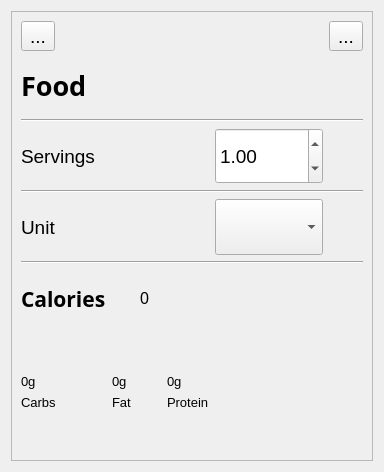
<?xml version="1.0" encoding="UTF-8"?>
<ui version="4.0">
 <class>FoodServingEdit</class>
 <widget class="QDialog" name="FoodServingEdit">
  <property name="geometry">
   <rect>
    <x>0</x>
    <y>0</y>
    <width>384</width>
    <height>472</height>
   </rect>
  </property>
  <property name="font">
   <font>
    <pointsize>14</pointsize>
   </font>
  </property>
  <property name="windowTitle">
   <string>Dialog</string>
  </property>
  <layout class="QGridLayout" name="gridLayout">
   <item row="0" column="0">
    <widget class="QScrollArea" name="scrollArea">
     <property name="widgetResizable">
      <bool>true</bool>
     </property>
     <widget class="QWidget" name="scrollAreaWidgetContents">
      <property name="geometry">
       <rect>
        <x>0</x>
        <y>0</y>
        <width>364</width>
        <height>452</height>
       </rect>
      </property>
      <layout class="QGridLayout" name="gridLayout_2">
       <item row="0" column="0">
        <widget class="QToolButton" name="reject">
         <property name="text">
          <string>...</string>
         </property>
         <property name="icon">
          <iconset theme="QIcon::ThemeIcon::GoPrevious"/>
         </property>
        </widget>
       </item>
       <item row="0" column="5">
        <widget class="QToolButton" name="accept">
         <property name="text">
          <string>...</string>
         </property>
         <property name="icon">
          <iconset theme="QIcon::ThemeIcon::GoNext"/>
         </property>
        </widget>
       </item>
       <item row="1" column="0">
        <widget class="QLabel" name="food">
         <property name="sizePolicy">
          <sizepolicy hsizetype="Preferred" vsizetype="Preferred">
           <horstretch>0</horstretch>
           <verstretch>0</verstretch>
          </sizepolicy>
         </property>
         <property name="font">
          <font>
           <family>Noto Sans</family>
           <pointsize>20</pointsize>
           <bold>true</bold>
          </font>
         </property>
         <property name="frameShape">
          <enum>QFrame::Shape::NoFrame</enum>
         </property>
         <property name="text">
          <string>Food</string>
         </property>
        </widget>
       </item>
       <item row="2" column="0" colspan="6">
        <widget class="Line" name="line">
         <property name="orientation">
          <enum>Qt::Orientation::Horizontal</enum>
         </property>
        </widget>
       </item>
       <item row="3" column="0">
        <widget class="QLabel" name="label_2">
         <property name="sizePolicy">
          <sizepolicy hsizetype="Preferred" vsizetype="Preferred">
           <horstretch>0</horstretch>
           <verstretch>0</verstretch>
          </sizepolicy>
         </property>
         <property name="text">
          <string>Servings</string>
         </property>
        </widget>
       </item>
       <item row="3" column="4">
        <widget class="QDoubleSpinBox" name="servings">
         <property name="sizePolicy">
          <sizepolicy hsizetype="Minimum" vsizetype="Preferred">
           <horstretch>0</horstretch>
           <verstretch>0</verstretch>
          </sizepolicy>
         </property>
         <property name="maximum">
          <double>99999.000000000000000</double>
         </property>
         <property name="value">
          <double>1.000000000000000</double>
         </property>
        </widget>
       </item>
       <item row="4" column="0" colspan="6">
        <widget class="Line" name="line_2">
         <property name="orientation">
          <enum>Qt::Orientation::Horizontal</enum>
         </property>
        </widget>
       </item>
       <item row="5" column="0">
        <widget class="QLabel" name="label_3">
         <property name="sizePolicy">
          <sizepolicy hsizetype="Preferred" vsizetype="Preferred">
           <horstretch>0</horstretch>
           <verstretch>0</verstretch>
          </sizepolicy>
         </property>
         <property name="text">
          <string>Unit</string>
         </property>
        </widget>
       </item>
       <item row="5" column="4">
        <widget class="QComboBox" name="size">
         <property name="sizePolicy">
          <sizepolicy hsizetype="Preferred" vsizetype="Preferred">
           <horstretch>0</horstretch>
           <verstretch>0</verstretch>
          </sizepolicy>
         </property>
        </widget>
       </item>
       <item row="6" column="0" colspan="6">
        <widget class="Line" name="line_3">
         <property name="orientation">
          <enum>Qt::Orientation::Horizontal</enum>
         </property>
        </widget>
       </item>
       <item row="7" column="0">
        <widget class="QLabel" name="label_4">
         <property name="font">
          <font>
           <family>Noto Sans</family>
           <pointsize>16</pointsize>
           <bold>true</bold>
          </font>
         </property>
         <property name="text">
          <string>Calories</string>
         </property>
        </widget>
       </item>
       <item row="7" column="2">
        <widget class="QLabel" name="calories">
         <property name="font">
          <font>
           <pointsize>12</pointsize>
          </font>
         </property>
         <property name="text">
          <string>0</string>
         </property>
        </widget>
       </item>
       <item row="8" column="0">
        <widget class="QLabel" name="carbs">
         <property name="font">
          <font>
           <pointsize>10</pointsize>
          </font>
         </property>
         <property name="text">
          <string>0g</string>
         </property>
         <property name="alignment">
          <set>Qt::AlignmentFlag::AlignBottom|Qt::AlignmentFlag::AlignLeading|Qt::AlignmentFlag::AlignLeft</set>
         </property>
        </widget>
       </item>
       <item row="8" column="1">
        <widget class="QLabel" name="fat">
         <property name="font">
          <font>
           <pointsize>10</pointsize>
          </font>
         </property>
         <property name="text">
          <string>0g</string>
         </property>
         <property name="alignment">
          <set>Qt::AlignmentFlag::AlignBottom|Qt::AlignmentFlag::AlignLeading|Qt::AlignmentFlag::AlignLeft</set>
         </property>
        </widget>
       </item>
       <item row="8" column="3" colspan="2">
        <widget class="QLabel" name="protein">
         <property name="font">
          <font>
           <pointsize>10</pointsize>
          </font>
         </property>
         <property name="text">
          <string>0g</string>
         </property>
         <property name="alignment">
          <set>Qt::AlignmentFlag::AlignBottom|Qt::AlignmentFlag::AlignLeading|Qt::AlignmentFlag::AlignLeft</set>
         </property>
        </widget>
       </item>
       <item row="9" column="0">
        <widget class="QLabel" name="label_6">
         <property name="font">
          <font>
           <pointsize>10</pointsize>
          </font>
         </property>
         <property name="text">
          <string>Carbs</string>
         </property>
         <property name="alignment">
          <set>Qt::AlignmentFlag::AlignLeading|Qt::AlignmentFlag::AlignLeft|Qt::AlignmentFlag::AlignTop</set>
         </property>
        </widget>
       </item>
       <item row="9" column="1">
        <widget class="QLabel" name="label_7">
         <property name="font">
          <font>
           <pointsize>10</pointsize>
          </font>
         </property>
         <property name="text">
          <string>Fat</string>
         </property>
         <property name="alignment">
          <set>Qt::AlignmentFlag::AlignLeading|Qt::AlignmentFlag::AlignLeft|Qt::AlignmentFlag::AlignTop</set>
         </property>
        </widget>
       </item>
       <item row="9" column="3">
        <widget class="QLabel" name="label_8">
         <property name="font">
          <font>
           <pointsize>10</pointsize>
          </font>
         </property>
         <property name="text">
          <string>Protein</string>
         </property>
         <property name="alignment">
          <set>Qt::AlignmentFlag::AlignLeading|Qt::AlignmentFlag::AlignLeft|Qt::AlignmentFlag::AlignTop</set>
         </property>
        </widget>
       </item>
      </layout>
     </widget>
    </widget>
   </item>
  </layout>
 </widget>
 <resources/>
 <connections/>
 <slots>
  <slot>sendFood()</slot>
  <slot>calcMacros()</slot>
 </slots>
</ui>
